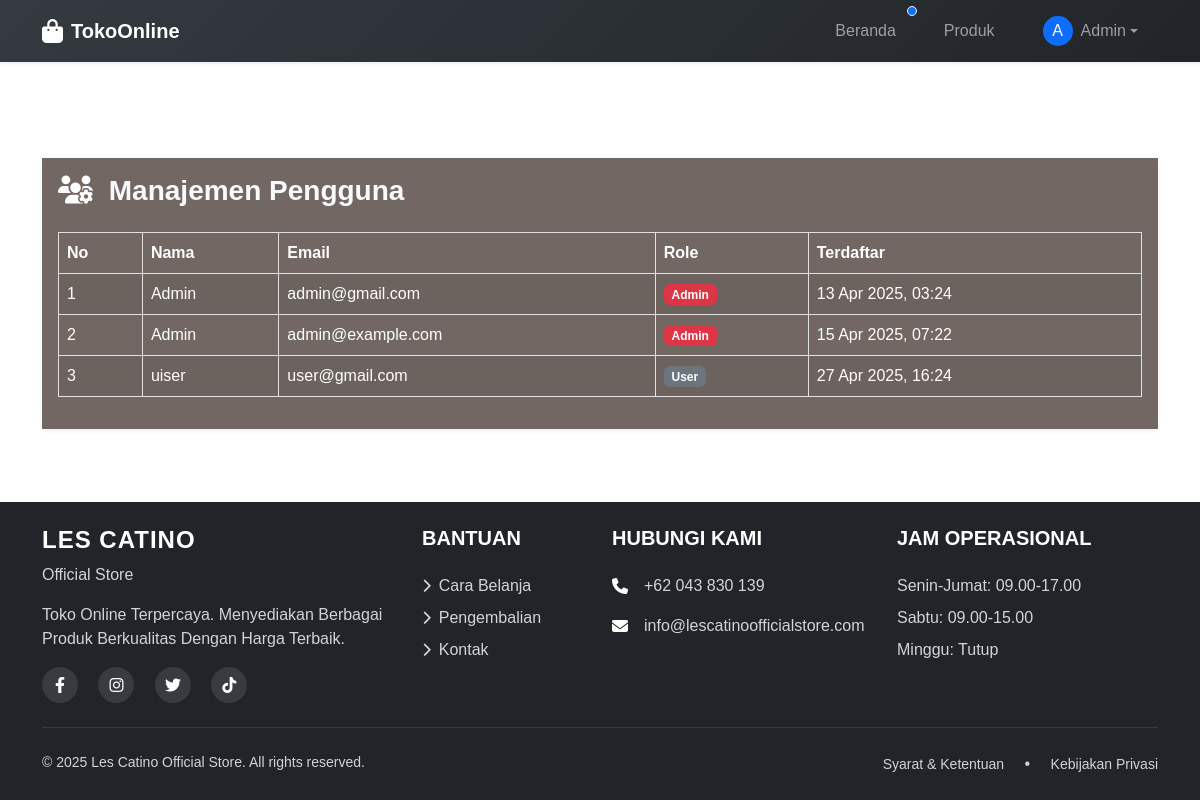
The page /admin/users.php (signed in) on the database its author committed.
### tables this page shows
CREATE TABLE `users` (
  `id` int NOT NULL,
  `name` varchar(100) DEFAULT NULL,
  `email` varchar(100) DEFAULT NULL,
  `password` varchar(255) DEFAULT NULL,
  `role` enum('admin','user') DEFAULT 'user',
  `created_at` timestamp NOT NULL DEFAULT CURRENT_TIMESTAMP
);

### admin/users.php (the view, shortened to what this page needs)
<?php
include '../includes/config.php';
$result = $conn->query("SELECT * FROM users");
include '../includes/header_admin.php';
?>
<div class="container mt-5 pt-5">
  <div class="card shadow-sm border-0 rounded">
    <div class="card-body" style="background-color: #726763; color: #f8f9fa;">
      <h1 class="mb-4 h3 fw-semibold">
        <i class="fas fa-users-cog text-white me-2"></i> Manajemen Pengguna
      </h1>
      <div class="table-responsive" style="background-color: #726763;">
        <table class="table table-bordered table-hover table-striped align-middle">
          <thead class="table-light">
            <tr>
              <th>No</th>
              <th>Nama</th>
              <th>Email</th>
              <th>Role</th>
              <th>Terdaftar</th>
            </tr>
          </thead>
          <tbody>
            <?php $no = 1; while ($user = $result->fetch_assoc()): ?>
              <tr>
                <td><?= $no++ ?></td>
                <td><?= htmlspecialchars($user['name']) ?></td>
                <td><?= htmlspecialchars($user['email']) ?></td>
                <td>
                  <?php if ($user['role'] === 'admin'): ?>
                    <span class="badge bg-danger">Admin</span>
                  <?php elseif ($user['role'] === 'staff'): ?>
                    <span class="badge bg-warning text-dark">Staff</span>
                  <?php else: ?>
                    <span class="badge bg-secondary">User</span>
                  <?php endif; ?>
                </td>
                <td><?= date('d M Y, H:i', strtotime($user['created_at'])) ?></td>
              </tr>
            <?php endwhile; ?>
          </tbody>
        </table>
      </div>
    </div>
  </div>
</div>
<?php include '../includes/footer.php'; ?>

### includes/header_admin.php (style rules this page uses)
* { font-family: 'Lucida Sans', 'Lucida Sans Regular', 'Lucida Grande', 'Lucida Sans Unicode', Geneva, Verdana, sans-serif; }

### admin/users.php (style rules this page uses)
.table td, .table th { vertical-align: middle; }
.badge { font-size: 0.875rem; padding: 0.5em 0.75em; }
.table thead, .table tbody, .table tfoot, .table th, .table td, .table tr { background-color: #726763 !important; color: white !important; }

### includes/footer.php (style rules this page uses)
html, body { height: 100%; margin: 0; }
body { display: flex; flex-direction: column; }

### rows shown on the page
users: name "Admin", email "admin@gmail.com", role "Admin", created_at "13 Apr 2025, 03:24"
users: name "Admin", email "admin@example.com", role "Admin", created_at "15 Apr 2025, 07:22"
users: name "uiser", email "user@gmail.com", role "User", created_at "27 Apr 2025, 16:24"

### other values the page prints
substr($_SESSION['name'], 0, 1) "A"
$_SESSION['name'] "Admin"
